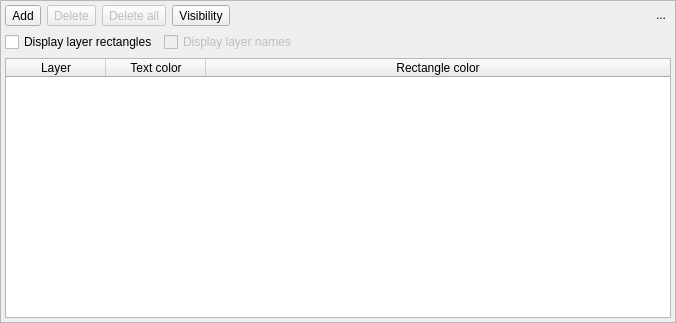
<?xml version="1.0" encoding="UTF-8"?>
<ui version="4.0">
 <class>LayersConfigWidget</class>
 <widget class="QWidget" name="LayersConfigWidget">
  <property name="geometry">
   <rect>
    <x>0</x>
    <y>0</y>
    <width>676</width>
    <height>323</height>
   </rect>
  </property>
  <property name="minimumSize">
   <size>
    <width>600</width>
    <height>180</height>
   </size>
  </property>
  <property name="maximumSize">
   <size>
    <width>800</width>
    <height>600</height>
   </size>
  </property>
  <property name="windowTitle">
   <string>Form</string>
  </property>
  <property name="autoFillBackground">
   <bool>true</bool>
  </property>
  <layout class="QVBoxLayout" name="verticalLayout">
   <property name="leftMargin">
    <number>0</number>
   </property>
   <property name="topMargin">
    <number>0</number>
   </property>
   <property name="rightMargin">
    <number>0</number>
   </property>
   <property name="bottomMargin">
    <number>0</number>
   </property>
   <item>
    <widget class="QFrame" name="frame">
     <property name="minimumSize">
      <size>
       <width>0</width>
       <height>0</height>
      </size>
     </property>
     <property name="frameShape">
      <enum>QFrame::StyledPanel</enum>
     </property>
     <property name="frameShadow">
      <enum>QFrame::Raised</enum>
     </property>
     <layout class="QGridLayout" name="gridLayout">
      <property name="leftMargin">
       <number>4</number>
      </property>
      <property name="topMargin">
       <number>4</number>
      </property>
      <property name="rightMargin">
       <number>4</number>
      </property>
      <property name="bottomMargin">
       <number>4</number>
      </property>
      <item row="0" column="0">
       <widget class="QToolButton" name="add_tb">
        <property name="enabled">
         <bool>true</bool>
        </property>
        <property name="sizePolicy">
         <sizepolicy hsizetype="Fixed" vsizetype="Preferred">
          <horstretch>0</horstretch>
          <verstretch>0</verstretch>
         </sizepolicy>
        </property>
        <property name="minimumSize">
         <size>
          <width>0</width>
          <height>0</height>
         </size>
        </property>
        <property name="toolTip">
         <string>Add a new layer</string>
        </property>
        <property name="text">
         <string>Add</string>
        </property>
        <property name="icon">
         <iconset resource="../res/resources.qrc">
          <normaloff>:/icons/icons/addlayer.png</normaloff>:/icons/icons/addlayer.png</iconset>
        </property>
        <property name="iconSize">
         <size>
          <width>22</width>
          <height>22</height>
         </size>
        </property>
        <property name="shortcut">
         <string>Ins</string>
        </property>
        <property name="toolButtonStyle">
         <enum>Qt::ToolButtonTextBesideIcon</enum>
        </property>
        <property name="autoRaise">
         <bool>false</bool>
        </property>
       </widget>
      </item>
      <item row="0" column="3">
       <widget class="QToolButton" name="visibility_tb">
        <property name="enabled">
         <bool>true</bool>
        </property>
        <property name="sizePolicy">
         <sizepolicy hsizetype="Fixed" vsizetype="Preferred">
          <horstretch>0</horstretch>
          <verstretch>0</verstretch>
         </sizepolicy>
        </property>
        <property name="minimumSize">
         <size>
          <width>0</width>
          <height>0</height>
         </size>
        </property>
        <property name="toolTip">
         <string>Add a new layer</string>
        </property>
        <property name="text">
         <string>Visibility</string>
        </property>
        <property name="icon">
         <iconset resource="../res/resources.qrc">
          <normaloff>:/icons/icons/layervisibility.png</normaloff>:/icons/icons/layervisibility.png</iconset>
        </property>
        <property name="iconSize">
         <size>
          <width>22</width>
          <height>22</height>
         </size>
        </property>
        <property name="checkable">
         <bool>false</bool>
        </property>
        <property name="checked">
         <bool>false</bool>
        </property>
        <property name="popupMode">
         <enum>QToolButton::InstantPopup</enum>
        </property>
        <property name="toolButtonStyle">
         <enum>Qt::ToolButtonTextBesideIcon</enum>
        </property>
        <property name="autoRaise">
         <bool>false</bool>
        </property>
       </widget>
      </item>
      <item row="0" column="1">
       <widget class="QToolButton" name="remove_tb">
        <property name="enabled">
         <bool>false</bool>
        </property>
        <property name="sizePolicy">
         <sizepolicy hsizetype="Fixed" vsizetype="Preferred">
          <horstretch>0</horstretch>
          <verstretch>0</verstretch>
         </sizepolicy>
        </property>
        <property name="minimumSize">
         <size>
          <width>0</width>
          <height>0</height>
         </size>
        </property>
        <property name="toolTip">
         <string>Remove the selected layer</string>
        </property>
        <property name="text">
         <string>Delete</string>
        </property>
        <property name="icon">
         <iconset resource="../res/resources.qrc">
          <normaloff>:/icons/icons/dellayer.png</normaloff>:/icons/icons/dellayer.png</iconset>
        </property>
        <property name="iconSize">
         <size>
          <width>22</width>
          <height>22</height>
         </size>
        </property>
        <property name="shortcut">
         <string>Del</string>
        </property>
        <property name="toolButtonStyle">
         <enum>Qt::ToolButtonTextBesideIcon</enum>
        </property>
        <property name="autoRaise">
         <bool>false</bool>
        </property>
       </widget>
      </item>
      <item row="0" column="5">
       <widget class="QToolButton" name="hide_tb">
        <property name="minimumSize">
         <size>
          <width>20</width>
          <height>20</height>
         </size>
        </property>
        <property name="maximumSize">
         <size>
          <width>20</width>
          <height>20</height>
         </size>
        </property>
        <property name="toolTip">
         <string>Hide this widget</string>
        </property>
        <property name="text">
         <string>...</string>
        </property>
        <property name="icon">
         <iconset resource="../res/resources.qrc">
          <normaloff>:/icons/icons/close1.png</normaloff>:/icons/icons/close1.png</iconset>
        </property>
        <property name="autoRaise">
         <bool>true</bool>
        </property>
       </widget>
      </item>
      <item row="2" column="0" colspan="6">
       <widget class="QTableWidget" name="layers_tab">
        <property name="sizePolicy">
         <sizepolicy hsizetype="Expanding" vsizetype="Expanding">
          <horstretch>0</horstretch>
          <verstretch>0</verstretch>
         </sizepolicy>
        </property>
        <property name="editTriggers">
         <set>QAbstractItemView::NoEditTriggers</set>
        </property>
        <property name="alternatingRowColors">
         <bool>true</bool>
        </property>
        <property name="selectionMode">
         <enum>QAbstractItemView::SingleSelection</enum>
        </property>
        <property name="selectionBehavior">
         <enum>QAbstractItemView::SelectRows</enum>
        </property>
        <property name="iconSize">
         <size>
          <width>16</width>
          <height>16</height>
         </size>
        </property>
        <attribute name="horizontalHeaderMinimumSectionSize">
         <number>30</number>
        </attribute>
        <attribute name="horizontalHeaderStretchLastSection">
         <bool>true</bool>
        </attribute>
        <attribute name="verticalHeaderVisible">
         <bool>false</bool>
        </attribute>
        <attribute name="verticalHeaderCascadingSectionResizes">
         <bool>false</bool>
        </attribute>
        <attribute name="verticalHeaderMinimumSectionSize">
         <number>35</number>
        </attribute>
        <attribute name="verticalHeaderDefaultSectionSize">
         <number>35</number>
        </attribute>
        <attribute name="verticalHeaderHighlightSections">
         <bool>true</bool>
        </attribute>
        <column>
         <property name="text">
          <string>Layer</string>
         </property>
        </column>
        <column>
         <property name="text">
          <string>Text color</string>
         </property>
        </column>
        <column>
         <property name="text">
          <string>Rectangle color</string>
         </property>
        </column>
       </widget>
      </item>
      <item row="0" column="4">
       <spacer name="horizontalSpacer">
        <property name="orientation">
         <enum>Qt::Horizontal</enum>
        </property>
        <property name="sizeType">
         <enum>QSizePolicy::Expanding</enum>
        </property>
        <property name="sizeHint" stdset="0">
         <size>
          <width>20</width>
          <height>20</height>
         </size>
        </property>
       </spacer>
      </item>
      <item row="0" column="2">
       <widget class="QToolButton" name="remove_all_tb">
        <property name="enabled">
         <bool>false</bool>
        </property>
        <property name="sizePolicy">
         <sizepolicy hsizetype="Fixed" vsizetype="Preferred">
          <horstretch>0</horstretch>
          <verstretch>0</verstretch>
         </sizepolicy>
        </property>
        <property name="minimumSize">
         <size>
          <width>0</width>
          <height>0</height>
         </size>
        </property>
        <property name="toolTip">
         <string>Remove all layers</string>
        </property>
        <property name="text">
         <string>Delete all</string>
        </property>
        <property name="icon">
         <iconset resource="../res/resources.qrc">
          <normaloff>:/icons/icons/clearlayers.png</normaloff>:/icons/icons/clearlayers.png</iconset>
        </property>
        <property name="iconSize">
         <size>
          <width>22</width>
          <height>22</height>
         </size>
        </property>
        <property name="shortcut">
         <string>Shift+Del</string>
        </property>
        <property name="toolButtonStyle">
         <enum>Qt::ToolButtonTextBesideIcon</enum>
        </property>
        <property name="autoRaise">
         <bool>false</bool>
        </property>
       </widget>
      </item>
      <item row="1" column="0" colspan="5">
       <layout class="QHBoxLayout" name="horizontalLayout">
        <item>
         <widget class="QCheckBox" name="toggle_layers_rects_chk">
          <property name="sizePolicy">
           <sizepolicy hsizetype="Preferred" vsizetype="Fixed">
            <horstretch>0</horstretch>
            <verstretch>0</verstretch>
           </sizepolicy>
          </property>
          <property name="text">
           <string>Display layer rectangles</string>
          </property>
         </widget>
        </item>
        <item>
         <widget class="QCheckBox" name="toggle_layers_names_chk">
          <property name="enabled">
           <bool>false</bool>
          </property>
          <property name="sizePolicy">
           <sizepolicy hsizetype="Expanding" vsizetype="Fixed">
            <horstretch>0</horstretch>
            <verstretch>0</verstretch>
           </sizepolicy>
          </property>
          <property name="text">
           <string>Display layer names</string>
          </property>
         </widget>
        </item>
       </layout>
      </item>
     </layout>
    </widget>
   </item>
  </layout>
 </widget>
 <resources>
  <include location="../res/resources.qrc"/>
 </resources>
 <connections/>
</ui>
